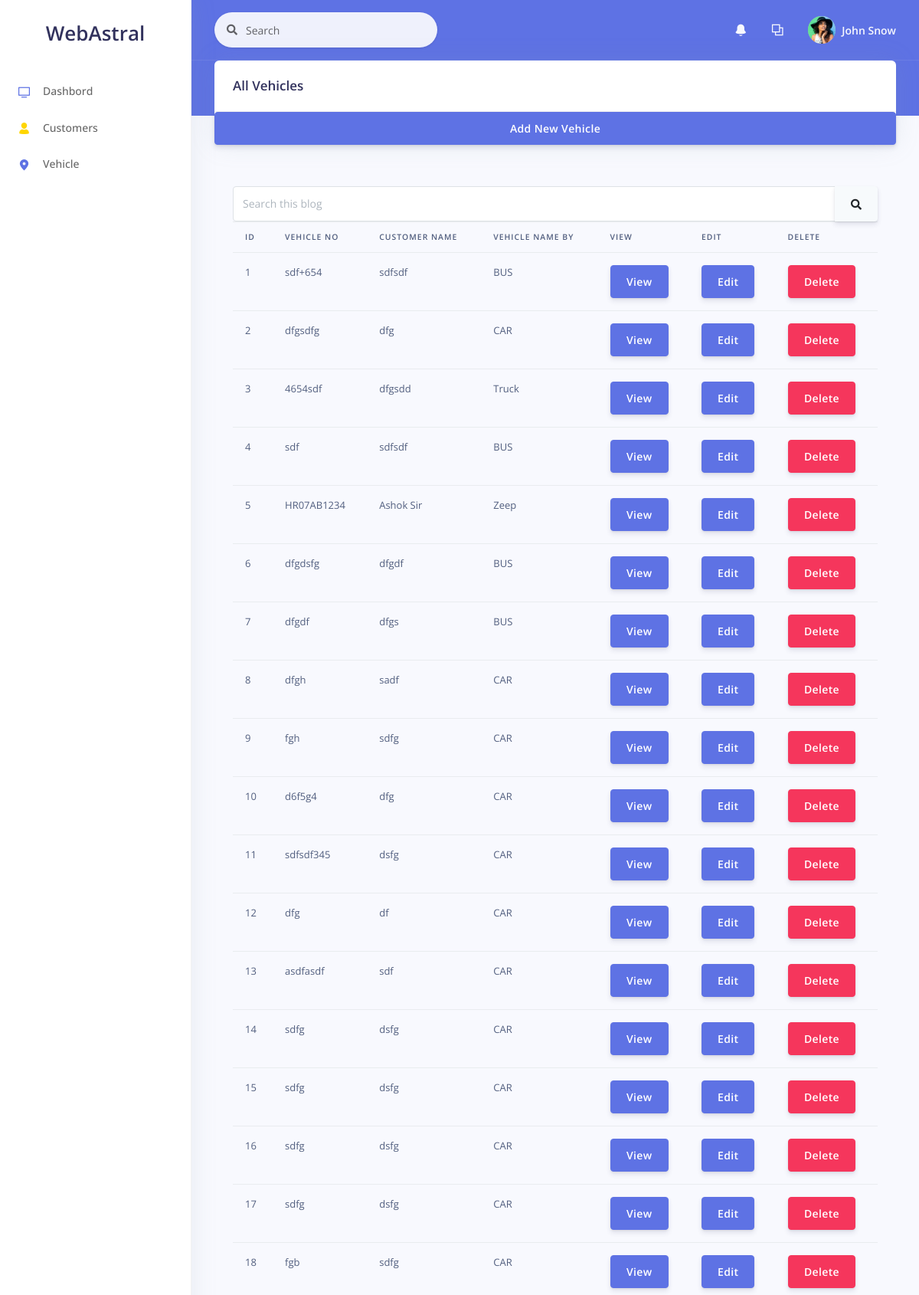
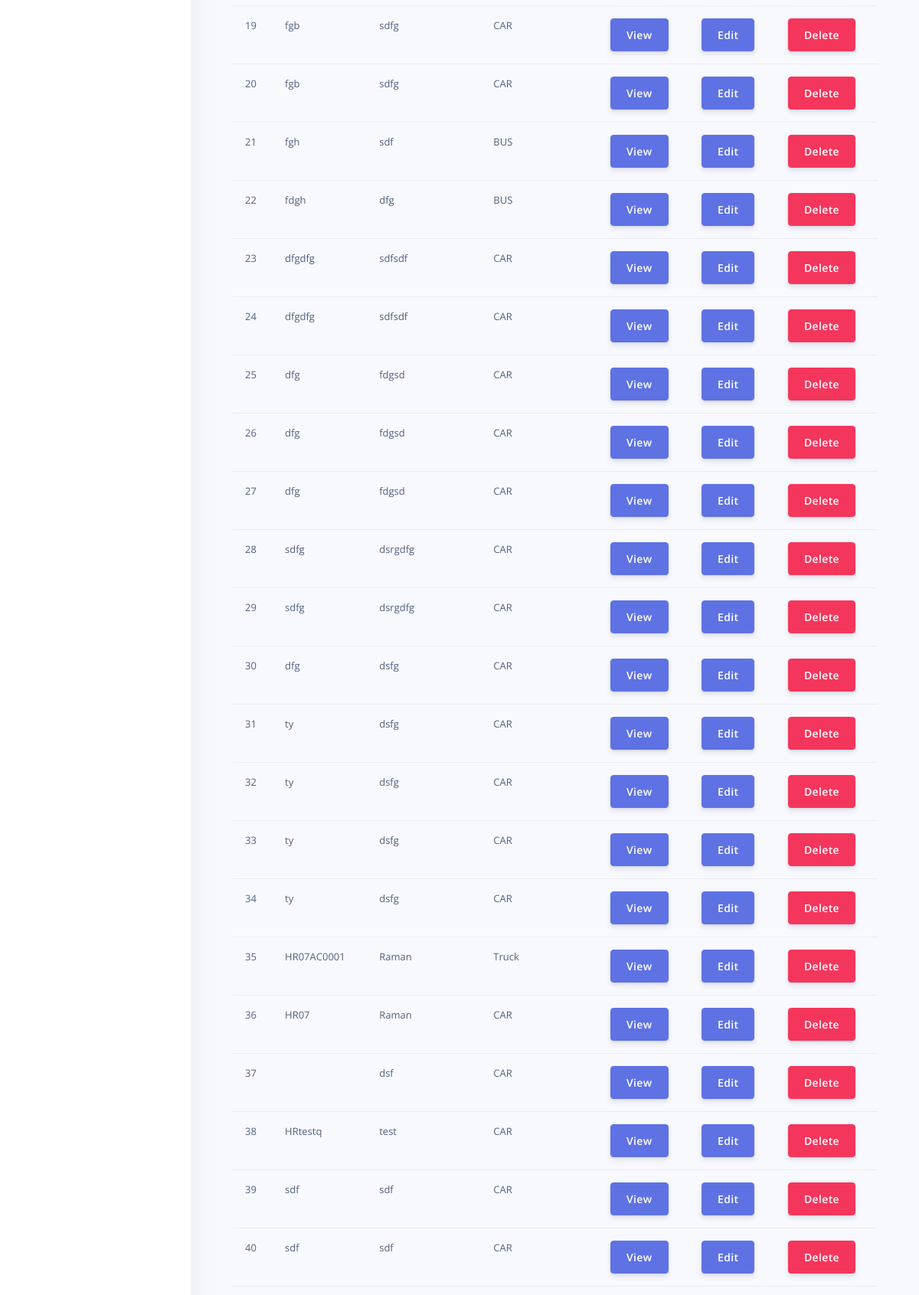
The page /employee/vehicle.php (upper part) on the database its author committed (2 pictures, top to bottom).
### tables this page shows
CREATE TABLE `vehicle_info` (
  `id` int(10) NOT NULL,
  `customer_id` int(10) NOT NULL,
  `vehicle_type_id` int(10) DEFAULT NULL,
  `vehicle_no` varchar(100) DEFAULT NULL
);

CREATE TABLE `customers` (
  `id` int(11) NOT NULL,
  `name` varchar(100) NOT NULL,
  `email` varchar(300) NOT NULL,
  `phon` varchar(20) NOT NULL,
  `address` varchar(250) NOT NULL,
  `city` varchar(250) NOT NULL,
  `district` varchar(250) NOT NULL,
  `state` varchar(250) NOT NULL,
  `country` varchar(250) NOT NULL,
  `zip` int(10) NOT NULL,
  `join_date` date DEFAULT NULL,
  `emp_id` int(10) DEFAULT NULL
);

CREATE TABLE `vehicle_type` (
  `id` int(11) NOT NULL,
  `vehicle_name` varchar(100) NOT NULL
);

### employee/vehicle.php (the view, shortened to what this page needs)
<?php include('header.php');
?>
    <div class="container-fluid mt--6">
      <div class="row justify-content-center">
        <div class=" col ">
          <div class="card">
            <div class="card-header bg-transparent">
              <h3 class="mb-0">All Vehicles</h3>
            </div>
            <button type="button" class="btn btn-primary" data-toggle="modal" data-target="#register_user">Add New Vehicle</button>
            </div>
            <div class="card-body">
            <div class="input-group">
                <input type="text" class="form-control" placeholder="Search this blog">
                <div class="input-group-append">
                <button class="btn btn-secondary" type="button">
                  <i class="fa fa-search"></i>
                </button>
              </div>
            </div>
              <table class="table">
                <thead>
                  <tr>
                    <th scope="col">id</th>
                    <th scope="col">Vehicle No</th>
                    <th scope="col">Customer Name</th>
                    <th scope="col">Vehicle Name By </th>
                    <th>View</th>
                    <th scope="col">Edit</th>
                    <th scope="col">Delete</th>
                  </tr>
                </thead>
                <tbody>
              <?php
                  $sql = "SELECT vehicle_info.id, vehicle_info.vehicle_no, customers.name, vehicle_type.vehicle_name FROM vehicle_info JOIN customers ON  vehicle_info.customer_id = customers.id JOIN vehicle_type ON vehicle_info.vehicle_type_id = vehicle_type.id";
                  $query1 = $conn->query($sql);
                    if($query1->num_rows>0){
                      while($row = $query1->fetch_assoc()){
?>
                  <tr>
                      <td><?php echo $row['id'] ?></td>
                      <td><?php echo $row['vehicle_no']; ?></td>
                      <td><?php echo $row['name']; ?></td>
                      <td><?php echo $row['vehicle_name']; ?></td>
                      <td>
                        <button type="button" class="btn btn-primary" data-toggle="modal" data-target="#edit">View</button>
                      </td>
                      <td>
                        <button type="button" class="btn btn-primary" data-toggle="modal" data-target="#edit">Edit</button>
                      </td>
                      <td>
                        <button type="button" class="btn btn-danger" data-toggle="modal" data-target="#delete">Delete</button>
                      </td>
                  </tr>
           <?php
                      }
                    }else{
                      echo 'data not found';
                    }
              ?>
                  </tbody>
                </table>
            </div>
          </div>
        </div>
      </div>
    <?php include('footer.php'); ?>

### rows shown on the page
vehicle_info: id "1", vehicle_no "sdf+654", customer.name "sdfsdf", vehicle_type.vehicle_name "BUS"
vehicle_info: id "2", vehicle_no "dfgsdfg", customer.name "dfg", vehicle_type.vehicle_name "CAR"
vehicle_info: id "3", vehicle_no "4654sdf", customer.name "dfgsdd", vehicle_type.vehicle_name "Truck"
vehicle_info: id "4", vehicle_no "sdf", customer.name "sdfsdf", vehicle_type.vehicle_name "BUS"
vehicle_info: id "5", vehicle_no "HR07AB1234", customer.name "Ashok Sir", vehicle_type.vehicle_name "Zeep"
vehicle_info: id "6", vehicle_no "dfgdsfg", customer.name "dfgdf", vehicle_type.vehicle_name "BUS"
vehicle_info: id "7", vehicle_no "dfgdf", customer.name "dfgs", vehicle_type.vehicle_name "BUS"
vehicle_info: id "8", vehicle_no "dfgh", customer.name "sadf", vehicle_type.vehicle_name "CAR"
vehicle_info: id "9", vehicle_no "fgh", customer.name "sdfg", vehicle_type.vehicle_name "CAR"
vehicle_info: id "10", vehicle_no "d6f5g4", customer.name "dfg", vehicle_type.vehicle_name "CAR"
vehicle_info: id "11", vehicle_no "sdfsdf345", customer.name "dsfg", vehicle_type.vehicle_name "CAR"
vehicle_info: id "12", vehicle_no "dfg", customer.name "df", vehicle_type.vehicle_name "CAR"
vehicle_info: id "13", vehicle_no "asdfasdf", customer.name "sdf", vehicle_type.vehicle_name "CAR"
vehicle_info: id "14", vehicle_no "sdfg", customer.name "dsfg", vehicle_type.vehicle_name "CAR"
vehicle_info: id "15", vehicle_no "sdfg", customer.name "dsfg", vehicle_type.vehicle_name "CAR"
vehicle_info: id "16", vehicle_no "sdfg", customer.name "dsfg", vehicle_type.vehicle_name "CAR"
vehicle_info: id "17", vehicle_no "sdfg", customer.name "dsfg", vehicle_type.vehicle_name "CAR"
vehicle_info: id "18", vehicle_no "fgb", customer.name "sdfg", vehicle_type.vehicle_name "CAR"
vehicle_info: id "19", vehicle_no "fgb", customer.name "sdfg", vehicle_type.vehicle_name "CAR"
vehicle_info: id "20", vehicle_no "fgb", customer.name "sdfg", vehicle_type.vehicle_name "CAR"
vehicle_info: id "21", vehicle_no "fgh", customer.name "sdf", vehicle_type.vehicle_name "BUS"
vehicle_info: id "22", vehicle_no "fdgh", customer.name "dfg", vehicle_type.vehicle_name "BUS"
vehicle_info: id "23", vehicle_no "dfgdfg", customer.name "sdfsdf", vehicle_type.vehicle_name "CAR"
vehicle_info: id "24", vehicle_no "dfgdfg", customer.name "sdfsdf", vehicle_type.vehicle_name "CAR"
vehicle_info: id "25", vehicle_no "dfg", customer.name "fdgsd", vehicle_type.vehicle_name "CAR"
vehicle_info: id "26", vehicle_no "dfg", customer.name "fdgsd", vehicle_type.vehicle_name "CAR"
vehicle_info: id "27", vehicle_no "dfg", customer.name "fdgsd", vehicle_type.vehicle_name "CAR"
vehicle_info: id "28", vehicle_no "sdfg", customer.name "dsrgdfg", vehicle_type.vehicle_name "CAR"
vehicle_info: id "29", vehicle_no "sdfg", customer.name "dsrgdfg", vehicle_type.vehicle_name "CAR"
vehicle_info: id "30", vehicle_no "dfg", customer.name "dsfg", vehicle_type.vehicle_name "CAR"
vehicle_info: id "31", vehicle_no "ty", customer.name "dsfg", vehicle_type.vehicle_name "CAR"
vehicle_info: id "32", vehicle_no "ty", customer.name "dsfg", vehicle_type.vehicle_name "CAR"
vehicle_info: id "33", vehicle_no "ty", customer.name "dsfg", vehicle_type.vehicle_name "CAR"
vehicle_info: id "34", vehicle_no "ty", customer.name "dsfg", vehicle_type.vehicle_name "CAR"
vehicle_info: id "35", vehicle_no "HR07AC0001", customer.name "Raman", vehicle_type.vehicle_name "Truck"
vehicle_info: id "36", vehicle_no "HR07", customer.name "Raman", vehicle_type.vehicle_name "CAR"
vehicle_info: id "37", customer.name "dsf", vehicle_type.vehicle_name "CAR"
vehicle_info: id "38", vehicle_no "HRtestq", customer.name "test", vehicle_type.vehicle_name "CAR"
vehicle_info: id "39", vehicle_no "sdf", customer.name "sdf", vehicle_type.vehicle_name "CAR"
vehicle_info: id "40", vehicle_no "sdf", customer.name "sdf", vehicle_type.vehicle_name "CAR"
